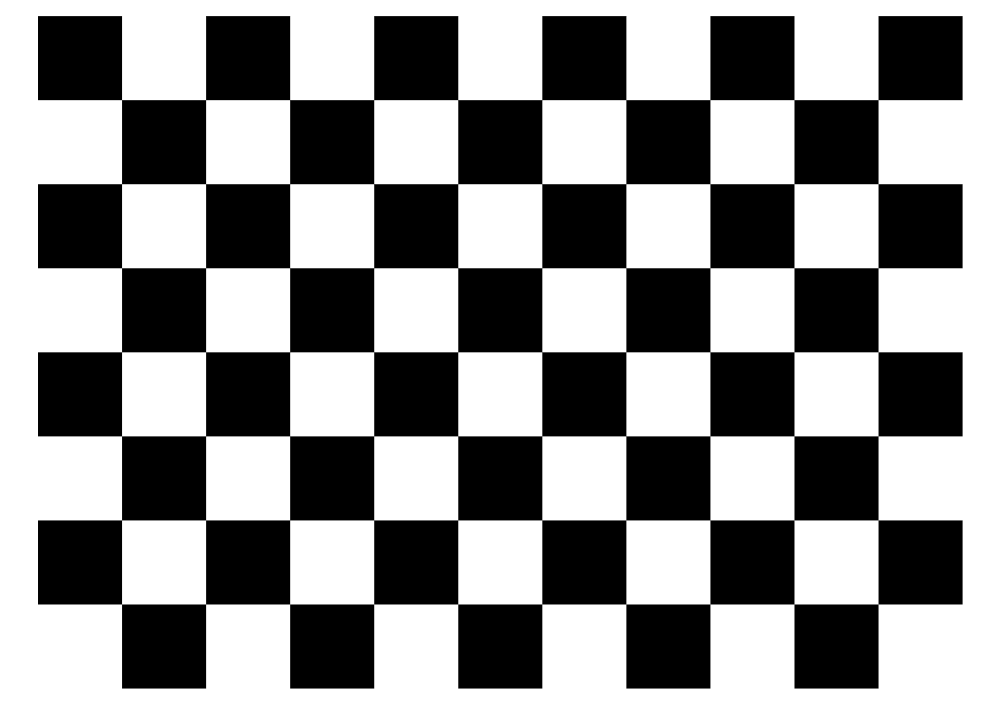
#> input picture Image_1.png, 1000 x 707 px
$ python newrun.py
#> lines starting #> are read from the running program, lines starting #| are printed output that depends on the picture
import numpy as np
import math
from scipy import ndimage
from PIL import Image
import cv2

#  inputs
img = cv2.imread("Image_1.png")
#> img is the input picture: shape (707, 1000, 3); min 0, max 255, mean 142.9
rotation_amount_degree = 45

#  convert rotation amount to radian
rotation_amount_rad = rotation_amount_degree * np.pi / 180.0


#  get dimension info
height, width, num_channels = img.shape
#> height = 707; width = 1000; num_channels = 3


#  create output image, for worst case size (45 degree)
max_len = int(math.sqrt(height*height + width*width))
#> max_len = 1224
rotated_image = np.zeros((max_len, max_len, num_channels))
#rotated_image = np.zeros((img.shape))
M = [[1,0,0],[0,1,0],[0,0,1]]

rotated_height, rotated_width, _ = rotated_image.shape
#> rotated_height = 1224; rotated_width = 1224
mid_row = int( (rotated_height+1)/2 )
#> mid_row = 612
mid_col = int( (rotated_width+1)/2 )
#> mid_col = 612
#  for each pixel in output image, find which pixel
#it corresponds to in the input image
for r in range(rotated_height):
    for c in range(rotated_width):
        #  apply rotation matrix, the other way
        #y = (r-mid_col)*math.cos(rotation_amount_rad) + (c-mid_row)*math.sin(rotation_amount_rad)
        #x = -(r-mid_col)*math.sin(rotation_amount_rad) + (c-mid_row)*math.cos(rotation_amount_rad)
        points= np.array([r,c,1])
        processed_points= np.matmul(M,points)
        x = processed_points[0]
        y= processed_points[1]
        #  add offset
        y += mid_col
        x += mid_row

        #  get nearest index
        #a better way is linear interpolation
        x = round(x)
        y = round(y)

        #print(r, " ", c, " corresponds to-> " , y, " ", x)

        #  check if x/y corresponds to a valid pixel in input image
        if (x >= 0 and y >= 0 and x < width and y < height):
            rotated_image[r][c][:] = img[y][x][:]
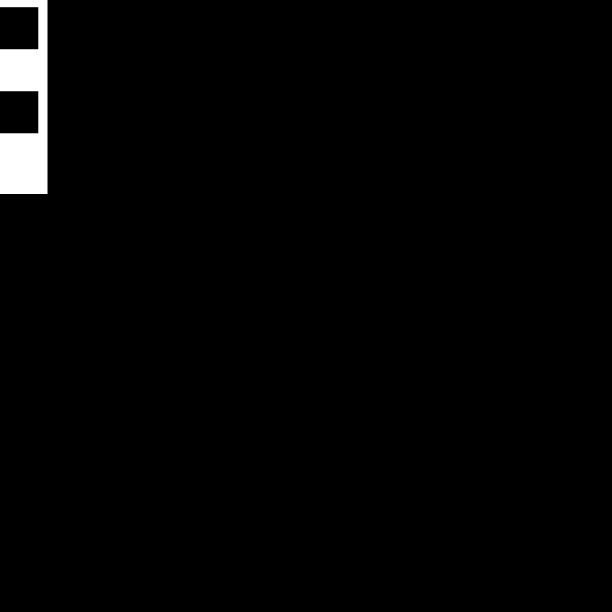
#> rotated_image: shape (1224, 1224, 3) float64 (shown at 1/2 size); min 0, max 255, mean 4.1


#  save output image
output_image = Image.fromarray(rotated_image.astype("uint8"))
output_image.save("rotated_image.png")
